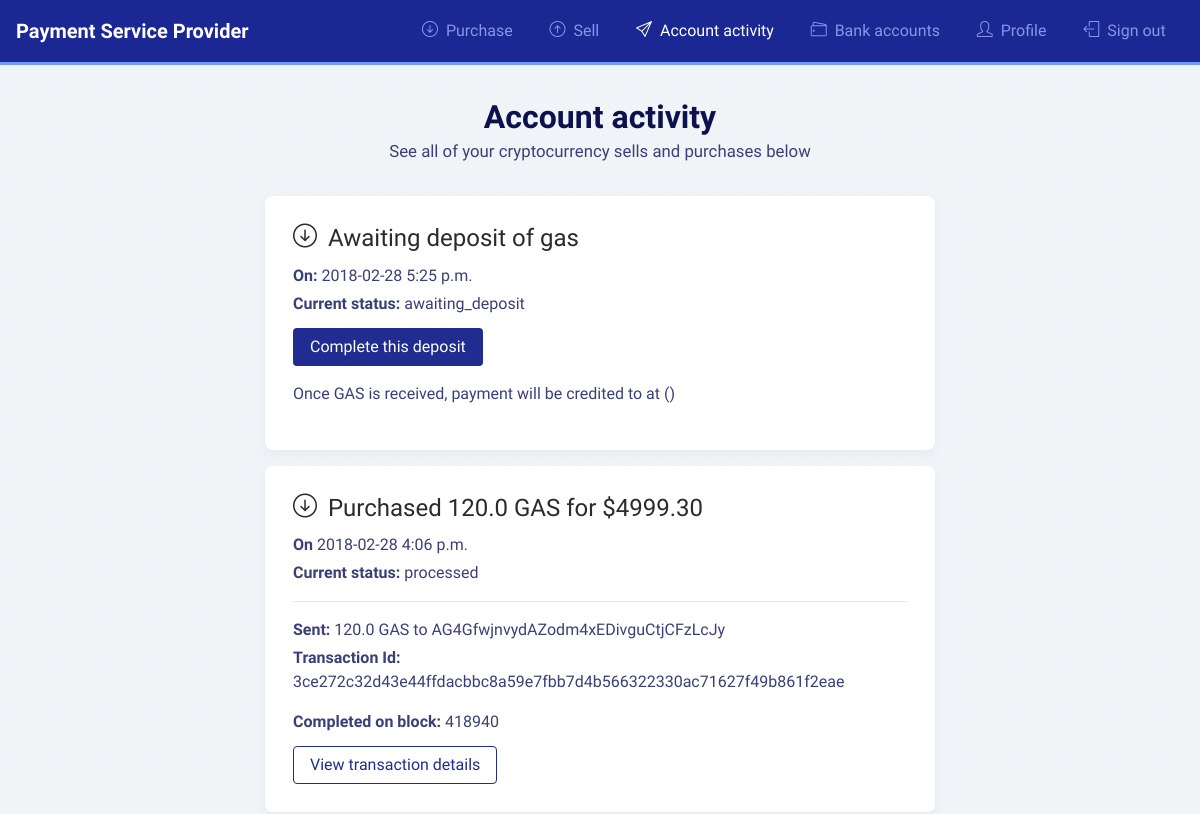
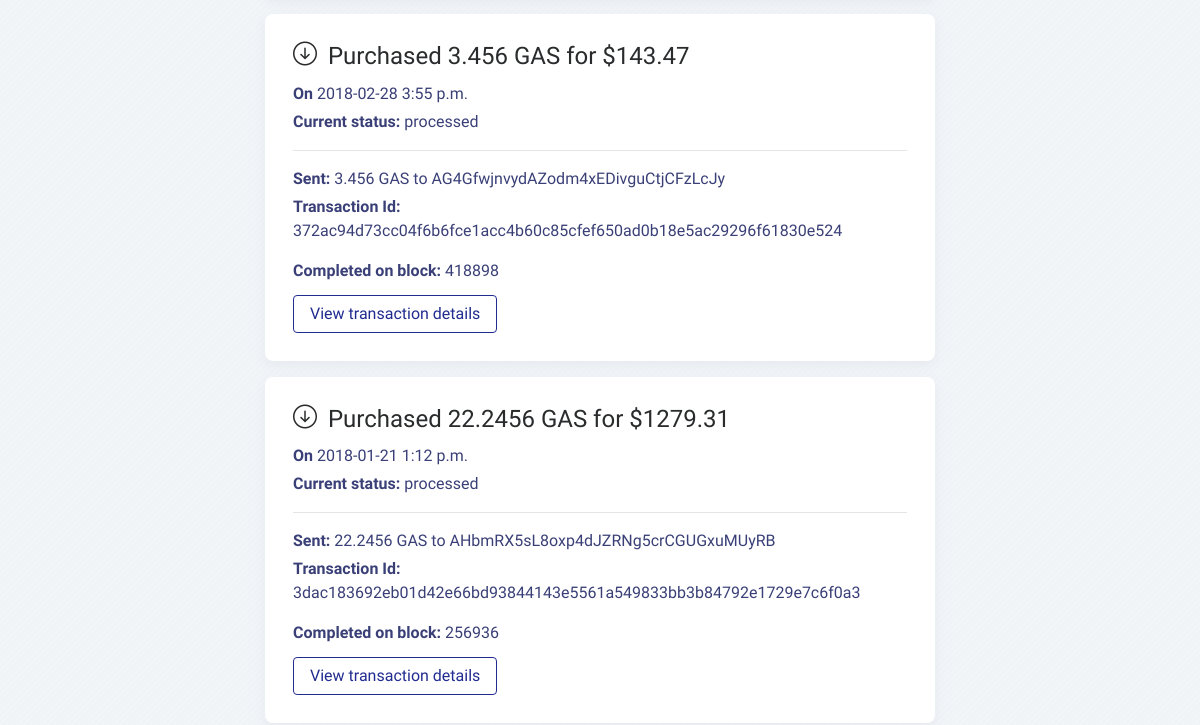
The page /customer/transactions/ (signed in, upper part) on the database as committed earlier (2 pictures, top to bottom).
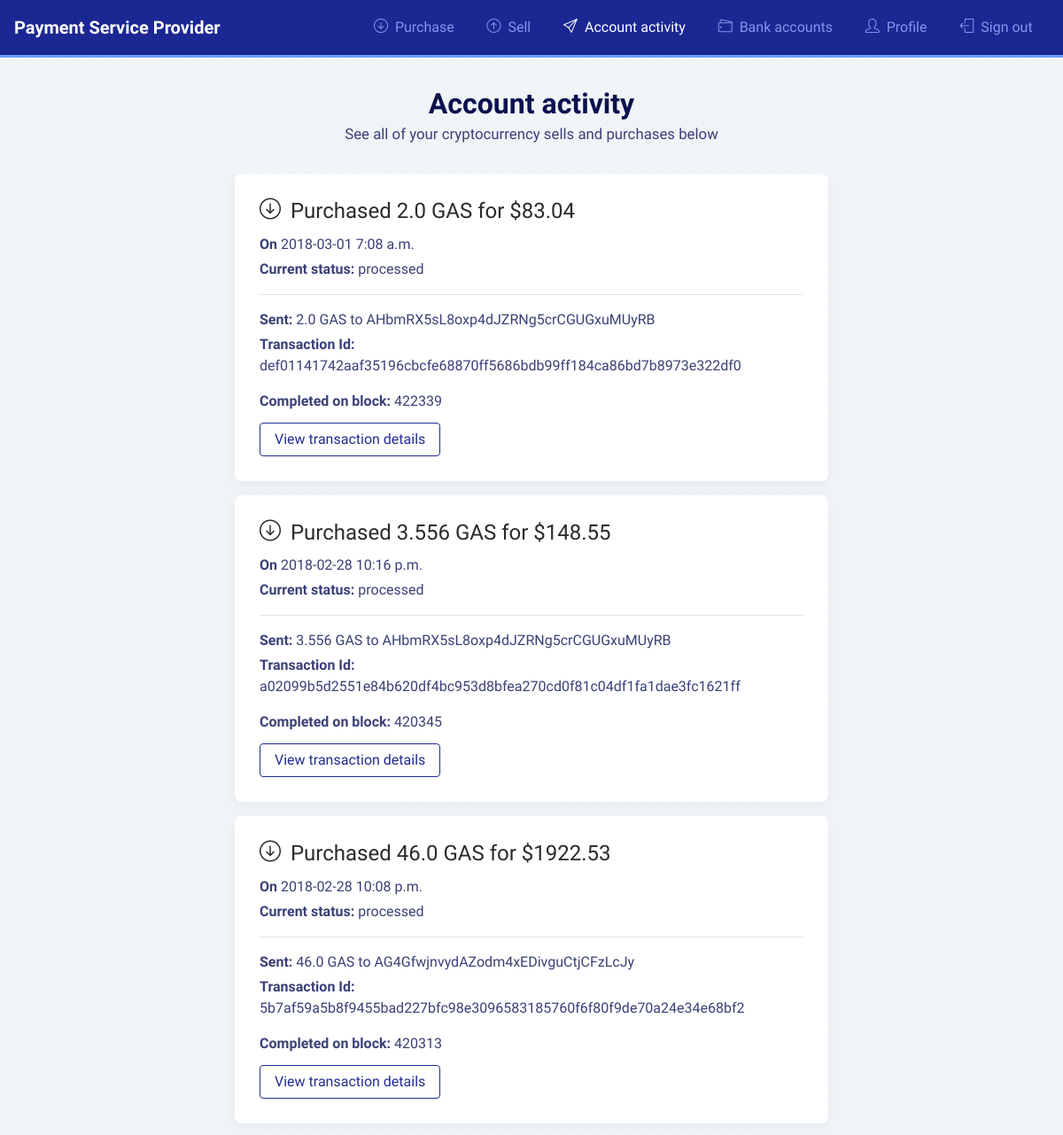
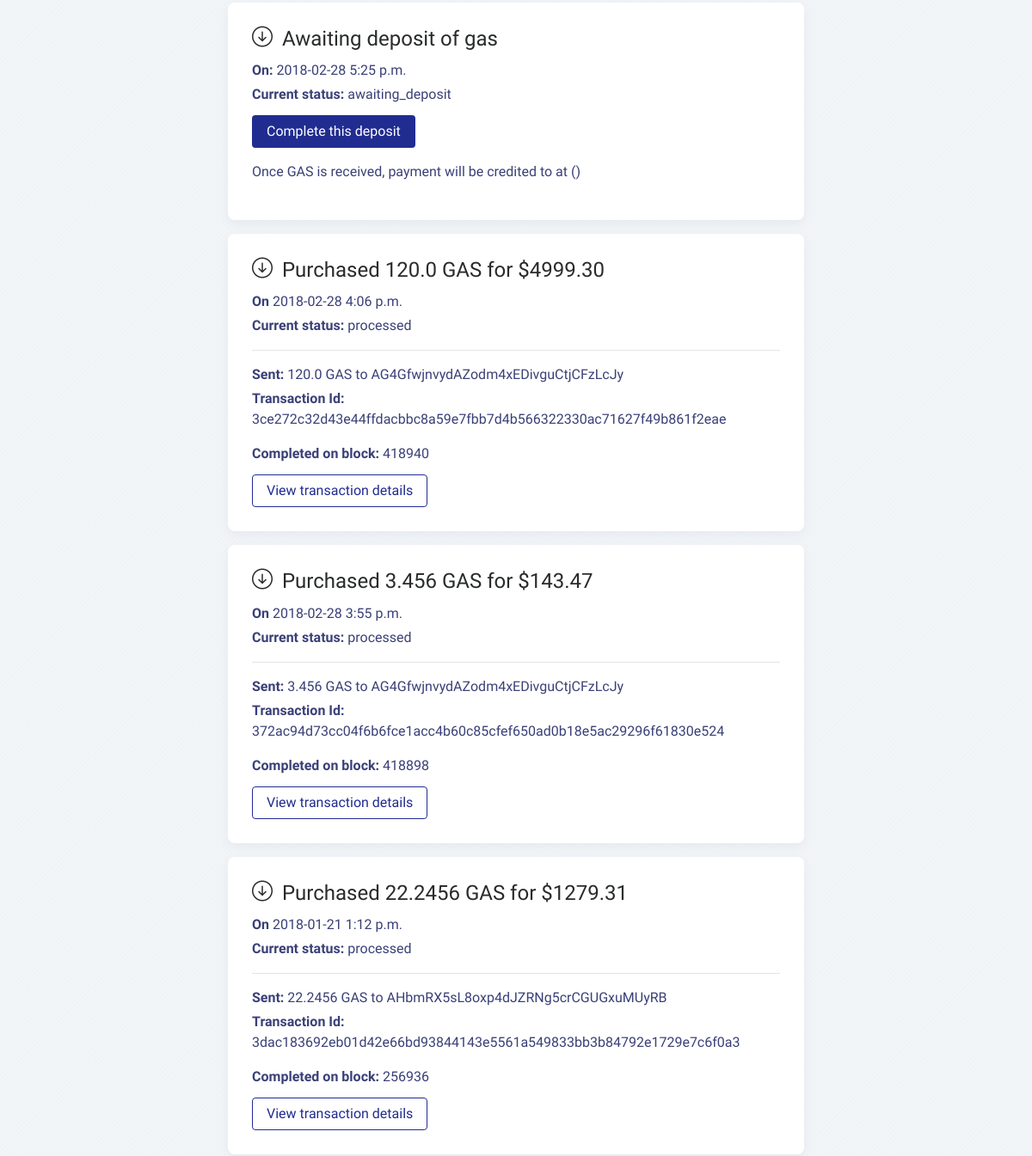
The same page on the database as committed later (2 pictures, top to bottom).
### customer/models.py (models this page shows, shortened)
class Deposit(models.Model):
    amount = models.FloatField(default=1.00, blank=True, null=True)
    user = models.ForeignKey(settings.AUTH_USER_MODEL,
                             on_delete=models.DO_NOTHING)
    sender_account_id = models.CharField(max_length=128)
    receiver_account_id = models.CharField(max_length=128)
    neo_sender_address = models.CharField(max_length=34, blank=True, null=True)
    asset = models.CharField(choices=ASSET_CHOICES,
                             default='GAS', max_length=3)
    gas_price = models.FloatField(blank=True, null=True)
    fee = models.FloatField(default=.05)
    total_gas = models.FloatField(blank=True, null=True)
    total_fee = models.FloatField(blank=True, null=True)
    total = models.FloatField(blank=True, null=True)
    status = models.CharField(
        max_length=32, choices=PURCHASE_STATUS, default='awaiting_deposit')
    transfer_url = models.CharField(max_length=128, blank=True, null=True)
    date_created = models.DateTimeField(auto_now_add=True)
    date_updated = models.DateTimeField(auto_now=True)
    failure_reason = models.CharField(max_length=1024, blank=True, null=True)
    blockchain_transfer = models.OneToOneField(
        'blockchain.BlockchainTransfer', blank=True, null=True, on_delete=models.CASCADE)
    deposit_wallet = models.OneToOneField(
        'blockchain.DepositWallet', on_delete=models.CASCADE)
    invoice_id = models.UUIDField(auto_created=True)
    class Meta:
        ordering = ['-date_created', ]
    @property
    def receiver_account(self):
        url = '%s%s' % (DwollaClient.instance(
        ).funding_source_url, self.receiver_account_id)
        return dwolla_get_url(url)

class Purchase(models.Model):
    asset = models.CharField(choices=ASSET_CHOICES,
                             default='GAS', max_length=3)
    amount = models.FloatField(default=1.00)
    user = models.ForeignKey(settings.AUTH_USER_MODEL,
                             on_delete=models.CASCADE)
    sender_account_id = models.CharField(max_length=128)
    receiver_account_id = models.CharField(max_length=128)
    neo_address = models.CharField(max_length=34)
    gas_price = models.FloatField()
    fee = models.FloatField(default=.05)
    total_gas = models.FloatField()
    total_fee = models.FloatField()
    total = models.FloatField()
    status = models.CharField(
        max_length=32, choices=PURCHASE_STATUS, default='pending')
    transfer_url = models.CharField(max_length=128)
    date_created = models.DateTimeField(auto_now_add=True)
    date_updated = models.DateTimeField(auto_now=True)
    failure_reason = models.CharField(max_length=1024, blank=True, null=True)
    blockchain_transfer = models.OneToOneField(
        'blockchain.BlockchainTransfer', blank=True, null=True, on_delete=models.CASCADE)
    class Meta:
        ordering = ['-date_created', ]

### blockchain/models.py (models this page shows, shortened)
class BlockchainTransfer(models.Model):
    to_address = models.CharField(max_length=34)
    from_address = models.CharField(max_length=34)
    amount = models.FloatField()
    asset = models.CharField(
        max_length=3, choices=ASSET_CHOICES, default='GAS')
    transaction_id = models.CharField(max_length=64, blank=True, null=True)
    status = models.CharField(
        max_length=64, choices=PURCHASE_STATUS, default='pending')
    start_block = models.IntegerField()
    confirmed_block = models.IntegerField(blank=True, null=True)
    @property
    def transaction(self):
        if self.transaction_id:
            try:
                tx, height = Blockchain.Default().GetTransaction(self.transaction_id)
                return tx
            except Exception as e:
                print("Could not get transaction %s " % e)
        return None
    @property
    def tx_json(self):
        return {}

### customer/views.py (the view)
# urls.py: path('transactions/', TransactionView.as_view(), name='transactions'),
class TransactionView(View):
    template_name = 'transactions.html'
    @method_decorator(login_required)
    def get(self, request, *args, **kwargs):
        purchases = request.user.purchase_set.all()
        deposits = request.user.deposit_set.all()
        pending_deposit = request.user.pending_deposit
        all_tx = list(purchases) + list(deposits)
        all_tx.sort(key=lambda x: x.date_updated, reverse=True)
        return render(request, self.template_name, {'all_tx': all_tx, 'pending_deposit': pending_deposit})

### customer/dwolla.py (called while the page is built)
def dwolla_get_url(url):
    try:
        result = DwollaClient.instance().token.get(url)
        return result.body
    except Exception as e:
        logger.error("Could not get url: %s %s " % (url, e))
    return None

    @property
    def api_url(self):
        if self._client.environment == 'sandbox':
            return 'https://api-sandbox.dwolla.com/'
        return 'https://api.dwolla.com/'

    @property
    def funding_source_url(self):
        return '%sfunding-sources/' % self.api_url

    @property
    def token(self):
        return self._token

    @staticmethod
    def instance():
        if not DwollaClient.__instance:
            DwollaClient.__instance = DwollaClient()
        return DwollaClient.__instance

### customer/templatetags/customer_tags.py (called while the page is built)
@register.filter
def get_type(value):
    try:
        return value.__class__.__name__
    except Exception as e:
        print("couldnt get class name %s " % e)
    return type(value)

### nexpsp/context_processors.py (called while the page is built)
def crypto_prices(request):
    ctx = {}
    for price in Price.objects.all():
        ctx['price_%s' % price.asset] = price.usd
    return ctx

### templates/transactions.html (shortened to what this page needs)
{% extends "account/base.html" %}
{% load bootstrap4 %}
{% load i18n %}
{% load customer_tags %}
{% block content %}
<h1>{% trans "Account activity" %}</h1>
<p class="text-center larger-body-copy">{% trans "See all of your cryptocurrency sells and purchases below" %}</p>
<div class="row">
    <div class="col-sm-12">
        {% for tx in all_tx %}
        {% if tx|get_type == 'Deposit' %}
            {% with tx as deposit %}
            {% include 'transaction/sale.html' %}
            {% endwith %}
        {% elif tx|get_type == 'Purchase' %}
            {% include 'transaction/purchase.html' %}
        {% else %}
            <p>Could not determin type {{ tx|get_type }} </p>
        {% endif %}
        {% endfor %}
    </div>
</div>
{% endblock %}

### templates/transaction/purchase.html (shortened to what this page needs)
       <div class="card card-block mb-3">
            <h4 class="card-title"><i class="icon icon-arrow-down-circle"></i> Purchased {{ tx.amount }} {{ tx.asset }} for ${{ tx.total|floatformat:2 }}</h4>
            <div class="card-text">
                <p class="mb-1"><strong>On</strong> {{ tx.date_updated|date:'Y-m-d' }} {{ tx.date_updated|time }}</p>
                <p class="mb-1"><strong>Current status:</strong> {{ tx.status }}</p>
                <hr/>
                {% if tx.blockchain_transfer_id > 0 %}
                    <p class="mb-1"><strong>Sent:</strong> {{ tx.amount }} {{ tx.asset }} to {{ tx.neo_address }}</p>
                    <p class="mb-1"><p><strong>Transaction Id:</strong> {{ tx.blockchain_transfer.transaction_id }}</p>
                    {% if tx.blockchain_transfer.confirmed_block %}
                    <p class="mb-1"><strong>Completed on block:</strong> {{ tx.blockchain_transfer.confirmed_block }}</p>
                    <button type="button" class="btn btn-secondary toggle-tx-details mt-2">View transaction details</button>
                    {% else %}
                    <p><em>Pending</em> Submitted on block {{ tx.blockchain_transfer.start_block }}</p>
                    {% endif %}
                {% else %}
                <p>Will send {{ tx.amount }} {{ tx.asset }} to {{ tx.neo_address }}</p>
                {% endif %}
            </div>
        </div>

### templates/transaction/sale.html
<div class="card card-block mb-3">
            {% if deposit.status == 'awaiting_deposit' %}
            <h4 class="card-title"><i class="icon icon-arrow-down-circle"></i> Awaiting deposit of gas</h4>
            {% elif deposit.status == 'gas_received' %}
            <h4 class="card-title"><i class="icon icon-arrow-down-circle"></i> Recieved {{ deposit.amount }} GAS, initiating payment to {{ deposit.receiver_account.name }} at {{ deposit.receiver_account.bankName }} ({{ deposit.receiver_account.bankAccountType }})</h4>
            {% elif deposit.status == 'pending' %}
            <h4 class="card-title"><i class="icon icon-arrow-up-circle"></i> Sold {{ deposit.amount }} GAS for ${{ deposit.total|floatformat:2 }}</h4>
            {% elif deposit.status == 'processed' %}
            <h4 class="card-title"><i class="icon icon-arrow-up-circle"></i> Sold {{ deposit.amount }} GAS for ${{ deposit.total|floatformat:2 }}</h4>
            {% elif deposit.status == 'failed' %}
            <h4 class="card-title">Error processing deposit.</h4>
            {% endif %}
            <div class="card-text">
                <p class="mb-1"><strong>On:</strong> {{ deposit.date_updated|date:'Y-m-d' }} {{ deposit.date_updated|time }}</p>
                <p class="mb-1"><strong>Current status:</strong> {{ deposit.status }}</p>
                {% if deposit.blockchain_transfer.transaction_id %}
                    <hr/>
                    <p class="mb-1"><strong>Received:</strong> {{ deposit.amount }} {{ deposit.asset }} from {{ deposit.neo_sender_address }}</p>
                    <p class="mb-1"><strong>Transaction Id:</strong> {{ deposit.blockchain_transfer.transaction_id }}</p>
                    <p class="mb-1"><strong>Completed on block:</strong> {{ deposit.blockchain_transfer.confirmed_block }}</p>
                {% else %}
                    <a class="btn btn-primary mb-3 mt-2" href="{% url 'deposit-crypto' %}">Complete this deposit</a>
                    <p>Once GAS is received, payment will be credited to <strong>{{ deposit.receiver_account.name }}</strong> at {{ deposit.receiver_account.bankName }} ({{ deposit.receiver_account.bankAccountType }})
                {% endif %}
            </div>
        </div>

Rows that differ between the two databases and show on the page:
added Purchase: amount "2.0", asset "GAS", total "83.04", date_updated "2018-03-01", date_updated "7:08 a.m.", status "processed", neo_address "AHbmRX5sL8oxp4dJZRNg5crCGUGxuMUyRB", blockchain_transfer.transaction_id "def01141742aaf35196cbcfe68870ff5686bdb99ff184ca86bd7b8973e322df0", blockchain_transfer.confirmed_block "422339"
added Purchase: amount "3.556", asset "GAS", total "148.55", date_updated "2018-02-28", date_updated "10:16 p.m.", status "processed", neo_address "AHbmRX5sL8oxp4dJZRNg5crCGUGxuMUyRB", blockchain_transfer.transaction_id "a02099b5d2551e84b620df4bc953d8bfea270cd0f81c04df1fa1dae3fc1621ff", blockchain_transfer.confirmed_block "420345"
added Purchase: amount "46.0", asset "GAS", total "1922.53", date_updated "2018-02-28", date_updated "10:08 p.m.", status "processed", neo_address "AG4GfwjnvydAZodm4xEDivguCtjCFzLcJy", blockchain_transfer.transaction_id "5b7af59a5b8f9455bad227bfc98e3096583185760f6f80f9de70a24e34e68bf2", blockchain_transfer.confirmed_block "420313"
